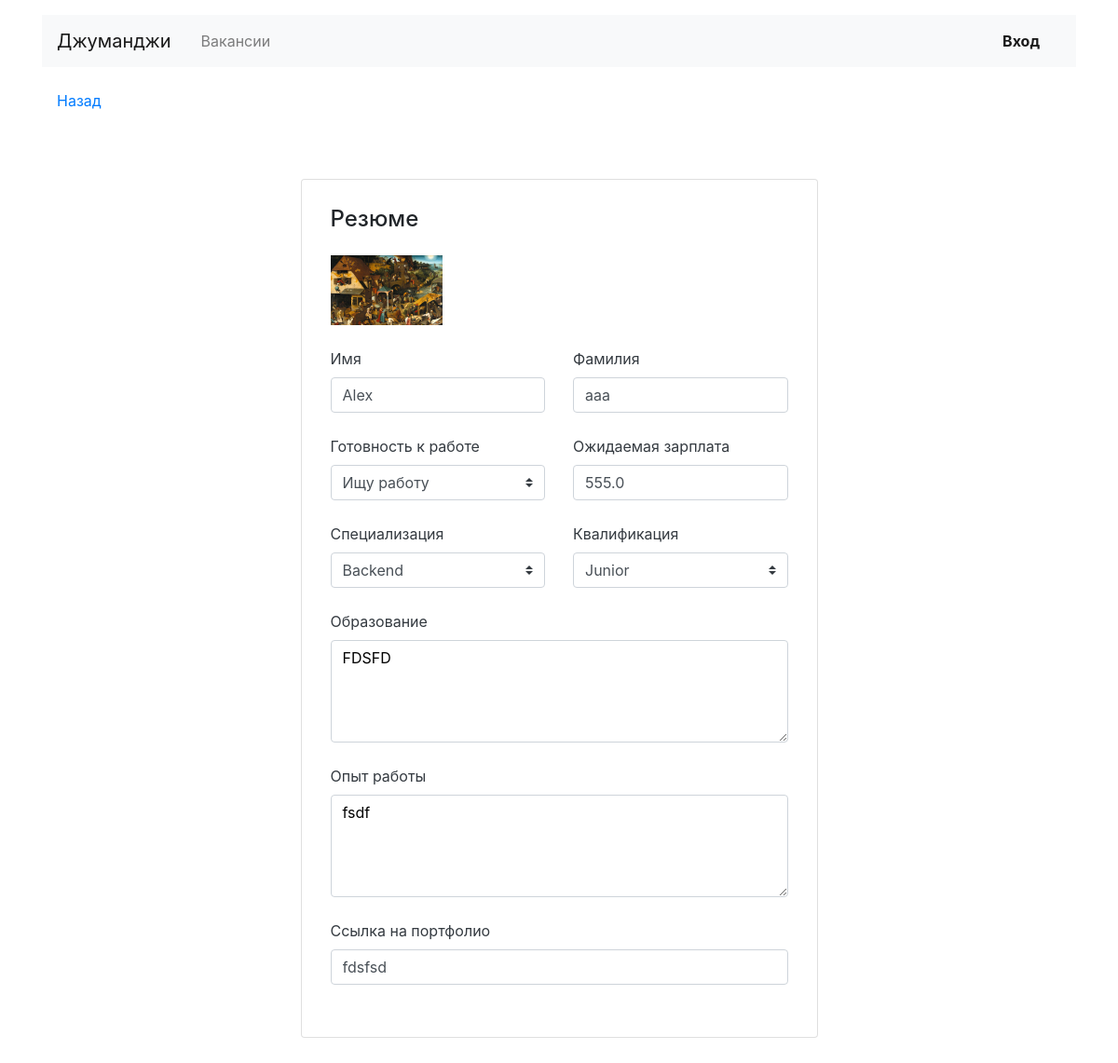
/mycompany/vacancies/application/resume/17, run on the app's committed database.
### JunJob/models.py (models this page shows)
class Resume(models.Model):
    user = models.OneToOneField(User, on_delete=models.CASCADE, related_name='resume')
    name = models.CharField(max_length=60)
    surname = models.CharField(max_length=60)
    grade = models.CharField(max_length=10)
    status = models.CharField(max_length=30)
    salary = models.FloatField()
    specialty = models.CharField(max_length=20)
    education = models.CharField(max_length=100)
    experience = models.TextField()
    portfolio = models.CharField(max_length=200)

### JunJob/Views/views_vacancies.py (the view)
# urls.py: path('mycompany/vacancies/application/resume/<int:resume_id>', views_vacancies.application_resume_view,
def application_resume_view(request, resume_id):  # просмотр резюме откликнувшегося
    resume = models.Resume.objects.get(id=resume_id)
    form = ResumeForm(instance=resume)
    resume_photo = resume.user.profile.avatar
    return render(request, 'about_company/about_vacancies/Application-resume.html', {'form': form,
                                                                                     'avatar': resume_photo})

### JunJob/templates/about_company/about_vacancies/Application-resume.html
{% extends 'base.html' %}
{% block container %}
<main class="container mt-3 pb-5">
  <div class="navbar mt-1">
      <p><a href="javascript:history.back()">Назад</a></p>
  </div>
    <section class="col-12 col-lg-6 offset-lg-3 mt-5 card">
      <div class="card-body px-3 pb-4">
        <h1 class="h4 pt-2 pb-3">Резюме</h1>
        <form enctype="multipart/form-data">
          <div class="form-group pb-2">
                <img src="{{ avatar.url }}" style="max-width: 120px;height: auto;">
          </div>
          <div class="row">
            <div class="col-12 col-md-6">
              <div class="form-group pb-2">
                <label class="mb-2 text-dark">{{ form.name.label }}</label>
                {{ form.name }}
              </div>
            </div>
            <div class="col-12 col-md-6">
              <div class="form-group pb-2">
                <label class="mb-2 text-dark">{{ form.surname.label }}</label>
                {{ form.surname }}
              </div>
            </div>
          </div>
          <div class="row">
            <div class="col-12 col-md-6">
              <div class="form-group pb-2">
                <label class="mb-2 text-dark">{{ form.status.label }}</label>
                {{ form.status }}
              </div>
            </div>
            <div class="col-12 col-md-6">
              <div class="form-group pb-2">
                <label class="mb-2 text-dark">{{ form.salary.label }}</label>
                {{ form.salary }}
              </div>
            </div>
          </div>
          <div class="row">
            <div class="col-12 col-md-6">
              <div class="form-group pb-2">
                <label class="mb-2 text-dark">{{ form.specialty.label }}</label>
                {{ form.specialty }}
              </div>
            </div>
            <div class="col-12 col-md-6">
              <div class="form-group pb-2">
                <label class="mb-2 text-dark">{{ form.grade.label }}</label>
                {{ form.grade }}
              </div>
            </div>
          </div>
          <div class="form-group pb-2">
            <label class="mb-2 text-dark">{{ form.education.label }}</label>
            {{ form.education }}
          </div>
          <div class="form-group pb-2">
            <label class="mb-2 text-dark">{{ form.experience.label }}</label>
            {{ form.experience }}
          </div>
          <div class="form-group pb-3">
            <label class="mb-2 text-dark">{{ form.portfolio.label }}</label>
            {{ form.portfolio }}
          </div>
        </form>
      </div>
    </section>
</main>
{% endblock %}

### data on the page
Resume: name "Alex", surname "aaa", status "Ищу работу", salary "555.0", specialty "Backend", grade "Junior", education "fdsfd", experience "fsdf", portfolio "fdsfsd"
